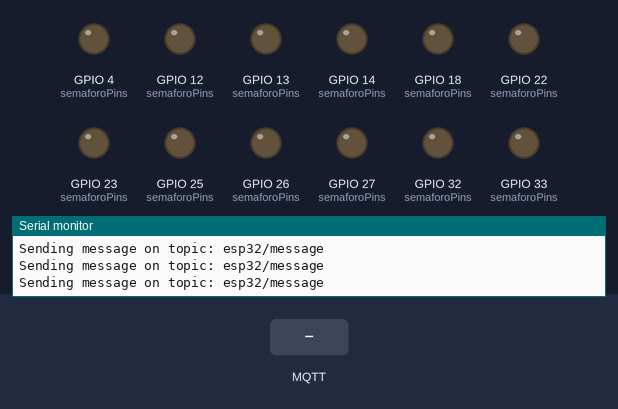
A sketch run on a simulated ESP32. Parts: output pins drawn as LEDs (lit = HIGH), the last lines printed to the serial monitor. Inputs (shaded band) come from the test bench. WiFi joins after 1.5 s; servers stay silent unless stated; no MQTT or app messages arrive unless stated.

Above: at 2.7 s.
2.8 s: MQTT message "esp32/Semaforo" arrives on the first subscribed topic
At 3.5 s:
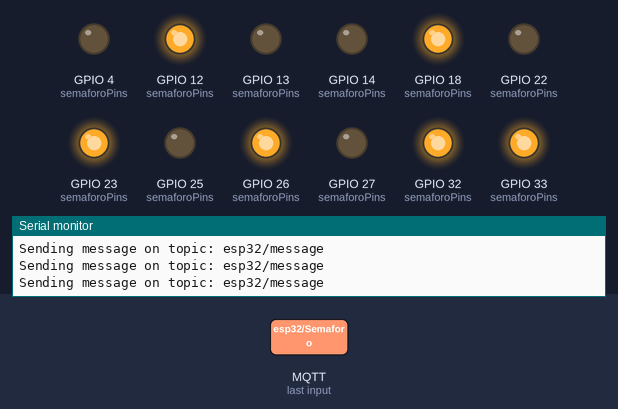
4.5 s: MQTT message "1" arrives on the first subscribed topic
At 4.8 s:
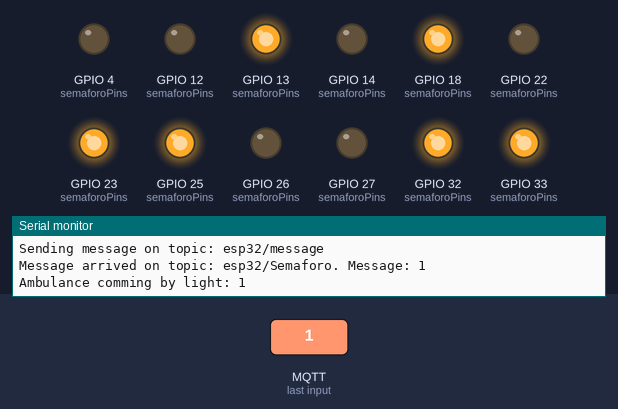
7.5 s: MQTT message "5" arrives on the first subscribed topic
At 8.2 s:
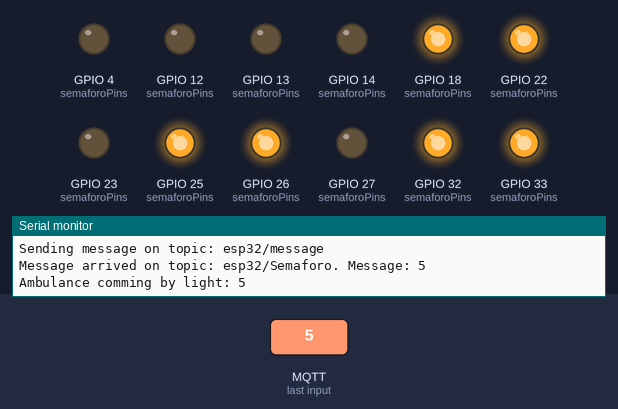
10.5 s: MQTT message "6" arrives on the first subscribed topic
At 11.7 s:
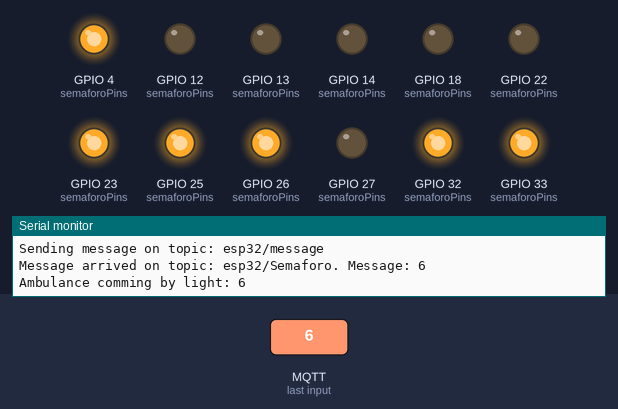
Timing chart, 0 to 14.0 s (numbered marks = the images above; inputs shaded):
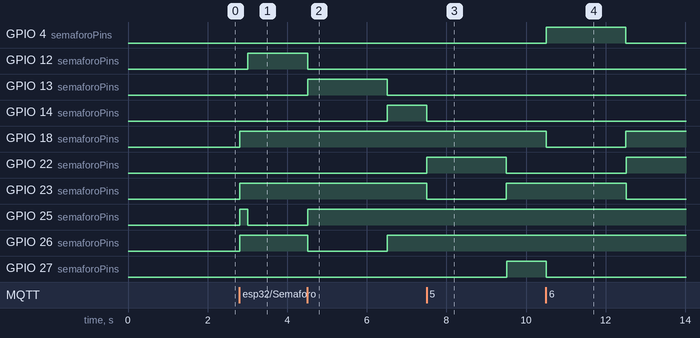

Measured:
- after the input at 2.8 s, GPIO 18 (semaforoPins), GPIO 23 (semaforoPins), GPIO 32 (semaforoPins), GPIO 33 (semaforoPins): LOW → HIGH at once; GPIO 25 (semaforoPins): LOW → HIGH at once, → LOW 0.19 s later
- after the input at 4.5 s, GPIO 12 (semaforoPins): HIGH → LOW after 0.01 s instead of 1.5 s; GPIO 13 (semaforoPins): LOW → HIGH at once, → LOW 2.0 s later; GPIO 14 (semaforoPins): LOW → HIGH after 2.0 s instead of 1.5 s; GPIO 25 (semaforoPins): LOW → HIGH after 0.01 s instead of 1.5 s; GPIO 26 (semaforoPins): HIGH → LOW at once, → HIGH 2.0 s later
- after the input at 7.5 s, GPIO 14 (semaforoPins): HIGH → LOW after 0.01 s instead of 2.0 s; GPIO 22 (semaforoPins): LOW → HIGH at once, → LOW 2.0 s later; GPIO 23 (semaforoPins): HIGH → LOW at once, → HIGH 2.0 s later; GPIO 33 (semaforoPins): LOW → HIGH after 0.01 s instead of 2.0 s
- after the input at 10.5 s, GPIO 4 (semaforoPins): LOW → HIGH at once, → LOW 2.0 s later; GPIO 18 (semaforoPins): HIGH → LOW at once, → HIGH 2.0 s later; GPIO 27 (semaforoPins): HIGH → LOW after 0.01 s instead of 2.0 s; GPIO 32 (semaforoPins): LOW → HIGH after 0.01 s instead of 2.0 s

The sketch:

ProgramaSemaforosNoButton.ino
```cpp
#include <WiFi.h>
#include <PubSubClient.h>

// Set the network SSID/Password
const char* ssid = "lapdelguapoese";
const char* password = "esbienguapo";

// Add mosquitto MQTT Broker IP address
const char* mqtt_server = "192.168.137.1";

// Define
WiFiClient espClient;
PubSubClient client(espClient);

// Define los pines de los semáforos
const int semaforoPins[6][2] = {
  {13, 26}, // Semaforo 1 (Verde, Rojo)
  {12, 25}, // Semaforo 2 (Verde, Rojo)
  {14, 33}, // Semaforo 3 (Verde, Rojo)
  {27, 32}, // Semaforo 4 (Verde, Rojo)
  {22, 23}, // Semaforo 5 (Verde, Rojo)
  {4, 18}   // Semaforo 6 (Verde, Rojo)
};

unsigned int semaforoActual = 0; // Índice del semáforo actual (0-5)

unsigned long lastMsg = 0;

// Set-up configurations
void setup() {
  Serial.begin(115200);
  setup_wifi();
  client.setServer(mqtt_server, 1883);
  client.setCallback(callbackSemaforos);

  // Configura los pines de los semáforos como salida
  for (int i = 0; i < 6; i++) {
    pinMode(semaforoPins[i][0], OUTPUT); // Verde
    pinMode(semaforoPins[i][1], OUTPUT); // Rojo
  }
}

// Connecting to WiFi network
void setup_wifi() {
  delay(10);
  Serial.println();
  Serial.print("Connecting to ");
  Serial.println(ssid);

  WiFi.begin(ssid, password);

  while (WiFi.status() != WL_CONNECTED) {
    delay(250);
    Serial.print(".");
  }

  Serial.println("");
  Serial.println("WiFi connected");
  Serial.println("IP address: ");
  Serial.println(WiFi.localIP());
}

// Callback for MQTT received messages
void callbackSemaforos(char* topic, byte* message, unsigned int length) {
  Serial.print("Message arrived on topic: ");
  Serial.print(topic);
  Serial.print(". Message: ");
  String messageTemp;

  for (int i = 0; i < length; i++) {
    Serial.print((char)message[i]);
    messageTemp += (char)message[i];
  }
  Serial.println();
  // Si un mensaje se recibe en un tópico de semáforo, verifica y cambia el estado del semáforo actual
  if (String(topic) == "esp32/Semaforo" && messageTemp != "0") {
    cambiarEstadoSemaforo(messageTemp, String(topic));
    client.publish("esp32/Semaforo", "0");
  }
}


// Cambia el estado del semáforo actual según el mensaje recibido
void cambiarEstadoSemaforo(String estado, String topic) {
  Serial.print("Ambulance comming by light: " + estado);

  // Apaga todos los semáforos antes de encender el correspondiente
  for (int i = 0; i < 6; i++) {
    digitalWrite(semaforoPins[i][0], LOW);
    digitalWrite(semaforoPins[i][1], HIGH);
  }

  if (estado == "1") {
    // Código para Semaforo 1
    client.publish("esp32/message", "1");
    digitalWrite(semaforoPins[0][0], HIGH); // Verde
    digitalWrite(semaforoPins[0][1], LOW);  // Rojo
    delay(2000);
  } else if (estado == "2") {
    // Código para Semaforo 2
    client.publish("esp32/message", "2");
    digitalWrite(semaforoPins[1][0], HIGH);
    digitalWrite(semaforoPins[1][1], LOW);
    delay(2000);
  } else if (estado == "3") {
    // Código para Semaforo 3
    client.publish("esp32/message", "3");
    digitalWrite(semaforoPins[2][0], HIGH);
    digitalWrite(semaforoPins[2][1], LOW);
    delay(2000);
  } else if (estado == "4") {
    // Código para Semaforo 4
    client.publish("esp32/message", "4");
    digitalWrite(semaforoPins[3][0], HIGH);
    digitalWrite(semaforoPins[3][1], LOW);
    delay(2000);
  } else if (estado == "5") {
    // Código para Semaforo 5
    client.publish("esp32/message", "5");
    digitalWrite(semaforoPins[4][0], HIGH);
    digitalWrite(semaforoPins[4][1], LOW);
    delay(2000);
  } else if (estado == "6") {
    // Código para Semaforo 6
    client.publish("esp32/message", "6");
    digitalWrite(semaforoPins[5][0], HIGH);
    digitalWrite(semaforoPins[5][1], LOW);
    delay(2000);
  }
  // Apaga todos los semáforos antes de encender el correspondiente
  for (int i = 0; i < 6; i++) {
    digitalWrite(semaforoPins[i][0], LOW);
    digitalWrite(semaforoPins[i][1], HIGH);
  }
}


// Connecting to MQTT broker
void reconnect() {
  // Loop until we're reconnected
  while (!client.connected()) {
    Serial.print("Attempting MQTT connection...");
    // Attempt to connect
    if (client.connect("ESP8266Client")) {
      Serial.println("connected");
      // Subscribe to topics
      client.subscribe("esp32/Semaforo");
    } else {
      Serial.print("failed, rc=");
      Serial.print(client.state());
      Serial.println(" try again in 5 seconds");
      // Wait 5 seconds before retrying
      delay(5000);
    }
  }
}

void loop() {
  if (!client.connected()) {
    reconnect();
  }
  client.loop();

  long now = millis();

  Serial.println("Sending message on topic: esp32/message");
  client.publish("esp32/message", "(^_^) Apagado (^_^)");

  // Cambia el semáforo actual cada 3 segundos
  if (now - lastMsg > 3000) {
    lastMsg = now;

    // Apaga el semáforo actual
    digitalWrite(semaforoPins[semaforoActual][0], LOW); // Verde
    digitalWrite(semaforoPins[semaforoActual][1], HIGH); // Rojo

    // Incrementa el índice del semáforo actual y asegúrate de que esté en el rango 0-5
    semaforoActual = (semaforoActual + 1) % 6;

    // Enciende el nuevo semáforo en verde
    digitalWrite(semaforoPins[semaforoActual][0], HIGH); // Verde
    digitalWrite(semaforoPins[semaforoActual][1], LOW);  // Rojo
    client.publish("esp32/funcionamiento", String(semaforoActual + 1).c_str());
  }
}
```
